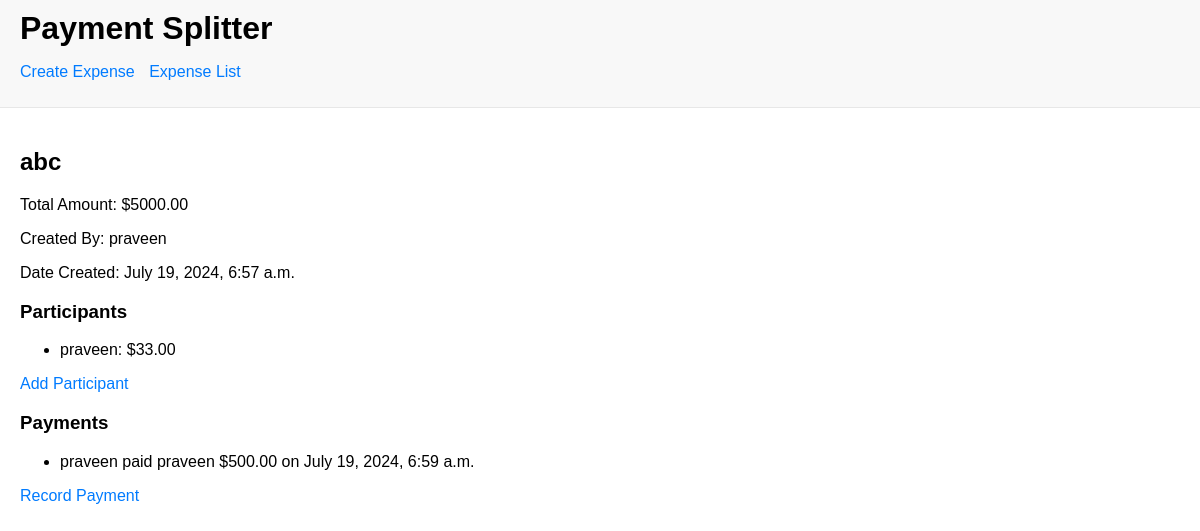
The app's page /splitup/expense/1/ (signed in) with its own data.
### splitup/models.py (models this page shows, shortened)
class Expense(models.Model):
    title = models.CharField(max_length=255)
    total_amount = models.DecimalField(max_digits=10, decimal_places=2)
    created_by = models.ForeignKey(User, on_delete=models.CASCADE, related_name='created_expenses')
    date_created = models.DateTimeField(auto_now_add=True)
    participants = models.ManyToManyField(User, through='ExpenseParticipant', related_name='expenses')

class ExpenseParticipant(models.Model):
    expense = models.ForeignKey(Expense, on_delete=models.CASCADE)
    user = models.ForeignKey(User, on_delete=models.CASCADE)
    amount_due = models.DecimalField(max_digits=10, decimal_places=2)

class Payment(models.Model):
    expense = models.ForeignKey(Expense, on_delete=models.CASCADE, related_name='payments')
    paid_by = models.ForeignKey(User, on_delete=models.CASCADE, related_name='payments_made')
    paid_to = models.ForeignKey(User, on_delete=models.CASCADE, related_name='payments_received')
    amount = models.DecimalField(max_digits=10, decimal_places=2)
    date_paid = models.DateTimeField(auto_now_add=True)

### splitup/views.py (the view)
# urls.py: path('expense/<int:expense_id>/', views.expense_detail, name='expense_detail'),
@login_required
def expense_detail(request, expense_id):
    expense = get_object_or_404(Expense, id=expense_id)
    participants = ExpenseParticipant.objects.filter(expense=expense)
    payments = Payment.objects.filter(expense=expense)
    return render(request, 'splitup/expense_detail.html', {
        'expense': expense, 'participants': participants, 'payments': payments
    })

### splitup/templates/splitup/expense_detail.html (shortened to what this page needs)
{% extends 'splitup/base_generic.html' %}
{% block content %}
<h2>{{ expense.title }}</h2>
<p>Total Amount: ${{ expense.total_amount }}</p>
<p>Created By: {{ expense.created_by.username }}</p>
<p>Date Created: {{ expense.date_created }}</p>
<h3>Participants</h3>
<ul>
    {% for participant in participants %}
        <li>{{ participant.user.username }}: ${{ participant.amount_due }}</li>
    {% endfor %}
</ul>
<a href="{% url 'add_participant' expense.id %}">Add Participant</a>
<h3>Payments</h3>
<ul>
    {% for payment in payments %}
        <li>{{ payment.paid_by.username }} paid {{ payment.paid_to.username }} ${{ payment.amount }} on {{ payment.date_paid }}</li>
    {% endfor %}
</ul>
<a href="{% url 'record_payment' expense.id %}">Record Payment</a>
{% endblock %}

### splitup/templates/splitup/base_generic.html (shortened to what this page needs)
{% load static %}
<!DOCTYPE html>
<html>
<head>
    <link rel="stylesheet" type="text/css" href="{% static 'css/style.css' %}">
</head>
<body>
    <header>
        <h1>Payment Splitter</h1>
        <nav>
            <ul>
                <li><a href="{% url 'create_expense' %}">Create Expense</a></li>
                <li><a href="{% url 'expense_list' %}">Expense List</a></li>
            </ul>
        </nav>
    </header>
    <main>
        {% block content %}
        {% endblock %}
    </main>
</body>
</html>

### splitup/static/css/style.css (style rules this page uses)
body { font-family: Arial, sans-serif; margin: 0; padding: 0; }
header { background: #f8f8f8; padding: 10px 20px; border-bottom: 1px solid #e7e7e7; }
header h1 { margin: 0; }
nav ul { list-style-type: none; padding: 0; }
nav ul li { display: inline; margin-right: 10px; }
main { padding: 20px; }
a { color: #007bff; text-decoration: none; }

### records on screen
Expense: title "abc", total_amount "5000.00", created_by.username "praveen", date_created "July 19, 2024, 6:57 a.m."
ExpenseParticipant: user.username "praveen", amount_due "33.00"
Payment: paid_by.username "praveen", paid_to.username "praveen", amount "500.00", date_paid "July 19, 2024, 6:59 a.m."
